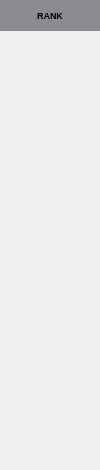
                  <widget class="QWidget" name="playersRankContainer" native="true">
                   <property name="sizePolicy">
                    <sizepolicy hsizetype="Preferred" vsizetype="Preferred">
                     <horstretch>0</horstretch>
                     <verstretch>0</verstretch>
                    </sizepolicy>
                   </property>
                   <property name="minimumSize">
                    <size>
                     <width>100</width>
                     <height>0</height>
                    </size>
                   </property>
                   <property name="maximumSize">
                    <size>
                     <width>0</width>
                     <height>16777215</height>
                    </size>
                   </property>
                   <property name="styleSheet">
                    <string notr="true">QLabel{
	padding: 10px;
}</string>
                   </property>
                   <layout class="QVBoxLayout" name="verticalLayout_9">
                    <property name="spacing">
                     <number>0</number>
                    </property>
                    <property name="leftMargin">
                     <number>0</number>
                    </property>
                    <property name="topMargin">
                     <number>0</number>
                    </property>
                    <property name="rightMargin">
                     <number>0</number>
                    </property>
                    <property name="bottomMargin">
                     <number>0</number>
                    </property>
                    <item>
                     <widget class="QLabel" name="playersRankHeader">
                      <property name="minimumSize">
                       <size>
                        <width>0</width>
                        <height>0</height>
                       </size>
                      </property>
                      <property name="maximumSize">
                       <size>
                        <width>16777215</width>
                        <height>45</height>
                       </size>
                      </property>
                      <property name="font">
                       <font>
                        <pointsize>7</pointsize>
                        <weight>75</weight>
                        <bold>true</bold>
                       </font>
                      </property>
                      <property name="styleSheet">
                       <string notr="true">background-color: hsl(223, 28, 43, 50%)</string>
                      </property>
                      <property name="text">
                       <string>RANK</string>
                      </property>
                      <property name="alignment">
                       <set>Qt::AlignCenter</set>
                      </property>
                     </widget>
                    </item>
                    <item>
                     <widget class="QLabel" name="playersRank0">
                      <property name="minimumSize">
                       <size>
                        <width>0</width>
                        <height>45</height>
                       </size>
                      </property>
                      <property name="maximumSize">
                       <size>
                        <width>16777215</width>
                        <height>45</height>
                       </size>
                      </property>
                      <property name="font">
                       <font>
                        <pointsize>10</pointsize>
                        <weight>75</weight>
                        <bold>true</bold>
                       </font>
                      </property>
                      <property name="styleSheet">
                       <string notr="true"/>
                      </property>
                      <property name="frameShape">
                       <enum>QFrame::NoFrame</enum>
                      </property>
                      <property name="text">
                       <string/>
                      </property>
                      <property name="textFormat">
                       <enum>Qt::AutoText</enum>
                      </property>
                      <property name="pixmap">
                       <pixmap resource="res.qrc">:/ranks/UI/Ranks/global.png</pixmap>
                      </property>
                      <property name="scaledContents">
                       <bool>true</bool>
                      </property>
                      <property name="alignment">
                       <set>Qt::AlignCenter</set>
                      </property>
                      <property name="wordWrap">
                       <bool>false</bool>
                      </property>
                      <property name="margin">
                       <number>0</number>
                      </property>
                      <property name="indent">
                       <number>-1</number>
                      </property>
                      <property name="openExternalLinks">
                       <bool>false</bool>
                      </property>
                      <property name="textInteractionFlags">
                       <set>Qt::LinksAccessibleByMouse</set>
                      </property>
                     </widget>
                    </item>
                    <item>
                     <widget class="QLabel" name="playersRank1">
                      <property name="minimumSize">
                       <size>
                        <width>0</width>
                        <height>45</height>
                       </size>
                      </property>
                      <property name="maximumSize">
                       <size>
                        <width>16777215</width>
                        <height>45</height>
                       </size>
                      </property>
                      <property name="font">
                       <font>
                        <pointsize>10</pointsize>
                        <weight>75</weight>
                        <bold>true</bold>
                       </font>
                      </property>
                      <property name="text">
                       <string/>
                      </property>
                      <property name="scaledContents">
                       <bool>true</bool>
                      </property>
                      <property name="alignment">
                       <set>Qt::AlignCenter</set>
                      </property>
                     </widget>
                    </item>
                    <item>
                     <widget class="QLabel" name="playersRank2">
                      <property name="minimumSize">
                       <size>
                        <width>0</width>
                        <height>45</height>
                       </size>
                      </property>
                      <property name="maximumSize">
                       <size>
                        <width>16777215</width>
                        <height>45</height>
                       </size>
                      </property>
                      <property name="font">
                       <font>
                        <pointsize>10</pointsize>
                        <weight>75</weight>
                        <bold>true</bold>
                       </font>
                      </property>
                      <property name="text">
                       <string/>
                      </property>
                      <property name="scaledContents">
                       <bool>true</bool>
                      </property>
                      <property name="alignment">
                       <set>Qt::AlignCenter</set>
                      </property>
                     </widget>
                    </item>
                    <item>
                     <widget class="QLabel" name="playersRank3">
                      <property name="minimumSize">
                       <size>
                        <width>0</width>
                        <height>45</height>
                       </size>
                      </property>
                      <property name="maximumSize">
                       <size>
                        <width>16777215</width>
                        <height>45</height>
                       </size>
                      </property>
                      <property name="font">
                       <font>
                        <pointsize>10</pointsize>
                        <weight>75</weight>
                        <bold>true</bold>
                       </font>
                      </property>
                      <property name="styleSheet">
                       <string notr="true"/>
                      </property>
                      <property name="text">
                       <string/>
                      </property>
                      <property name="scaledContents">
                       <bool>true</bool>
                      </property>
                      <property name="alignment">
                       <set>Qt::AlignCenter</set>
                      </property>
                     </widget>
                    </item>
                    <item>
                     <widget class="QLabel" name="playersRank4">
                      <property name="minimumSize">
                       <size>
                        <width>0</width>
                        <height>45</height>
                       </size>
                      </property>
                      <property name="maximumSize">
                       <size>
                        <width>16777215</width>
                        <height>45</height>
                       </size>
                      </property>
                      <property name="font">
                       <font>
                        <pointsize>10</pointsize>
                        <weight>75</weight>
                        <bold>true</bold>
                       </font>
                      </property>
                      <property name="text">
                       <string/>
                      </property>
                      <property name="scaledContents">
                       <bool>true</bool>
                      </property>
                      <property name="alignment">
                       <set>Qt::AlignCenter</set>
                      </property>
                     </widget>
                    </item>
                    <item>
                     <widget class="QLabel" name="playersRank5">
                      <property name="minimumSize">
                       <size>
                        <width>0</width>
                        <height>45</height>
                       </size>
                      </property>
                      <property name="maximumSize">
                       <size>
                        <width>16777215</width>
                        <height>45</height>
                       </size>
                      </property>
                      <property name="font">
                       <font>
                        <pointsize>10</pointsize>
                        <weight>75</weight>
                        <bold>true</bold>
                       </font>
                      </property>
                      <property name="text">
                       <string/>
                      </property>
                      <property name="scaledContents">
                       <bool>true</bool>
                      </property>
                      <property name="alignment">
                       <set>Qt::AlignCenter</set>
                      </property>
                     </widget>
                    </item>
                    <item>
                     <widget class="QLabel" name="playersRank6">
                      <property name="minimumSize">
                       <size>
                        <width>0</width>
                        <height>45</height>
                       </size>
                      </property>
                      <property name="maximumSize">
                       <size>
                        <width>16777215</width>
                        <height>45</height>
                       </size>
                      </property>
                      <property name="font">
                       <font>
                        <pointsize>10</pointsize>
                        <weight>75</weight>
                        <bold>true</bold>
                       </font>
                      </property>
                      <property name="text">
                       <string/>
                      </property>
                      <property name="scaledContents">
                       <bool>true</bool>
                      </property>
                      <property name="alignment">
                       <set>Qt::AlignCenter</set>
                      </property>
                     </widget>
                    </item>
                    <item>
                     <widget class="QLabel" name="playersRank7">
                      <property name="minimumSize">
                       <size>
                        <width>0</width>
                        <height>45</height>
                       </size>
                      </property>
                      <property name="maximumSize">
                       <size>
                        <width>16777215</width>
                        <height>45</height>
                       </size>
                      </property>
                      <property name="font">
                       <font>
                        <pointsize>10</pointsize>
                        <weight>75</weight>
                        <bold>true</bold>
                       </font>
                      </property>
                      <property name="text">
                       <string/>
                      </property>
                      <property name="scaledContents">
                       <bool>true</bool>
                      </property>
                      <property name="alignment">
                       <set>Qt::AlignCenter</set>
                      </property>
                     </widget>
                    </item>
                    <item>
                     <widget class="QLabel" name="playersRank8">
                      <property name="minimumSize">
                       <size>
                        <width>0</width>
                        <height>45</height>
                       </size>
                      </property>
                      <property name="maximumSize">
                       <size>
                        <width>16777215</width>
                        <height>45</height>
                       </size>
                      </property>
                      <property name="font">
                       <font>
                        <pointsize>10</pointsize>
                        <weight>75</weight>
                        <bold>true</bold>
                       </font>
                      </property>
                      <property name="text">
                       <string/>
                      </property>
                      <property name="scaledContents">
                       <bool>true</bool>
                      </property>
                      <property name="alignment">
                       <set>Qt::AlignCenter</set>
                      </property>
                     </widget>
                    </item>
                    <item>
                     <widget class="QLabel" name="playersRank9">
                      <property name="maximumSize">
                       <size>
                        <width>16777215</width>
                        <height>45</height>
                       </size>
                      </property>
                      <property name="text">
                       <string/>
                      </property>
                      <property name="scaledContents">
                       <bool>true</bool>
                      </property>
                     </widget>
                    </item>
                   </layout>
                  </widget>
